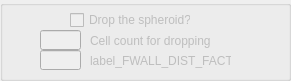
           <widget class="QGroupBox" name="groupBox_drop">
            <property name="enabled">
             <bool>false</bool>
            </property>
            <property name="geometry">
             <rect>
              <x>330</x>
              <y>300</y>
              <width>291</width>
              <height>81</height>
             </rect>
            </property>
            <property name="title">
             <string/>
            </property>
            <widget class="QMyCheckBox" name="cbox_USE_DROP">
             <property name="geometry">
              <rect>
               <x>70</x>
               <y>10</y>
               <width>121</width>
               <height>20</height>
              </rect>
             </property>
             <property name="layoutDirection">
              <enum>Qt::LeftToRight</enum>
             </property>
             <property name="text">
              <string>Drop the spheroid?</string>
             </property>
            </widget>
            <widget class="QLineEdit" name="line_NDROP">
             <property name="geometry">
              <rect>
               <x>40</x>
               <y>30</y>
               <width>41</width>
               <height>20</height>
              </rect>
             </property>
            </widget>
            <widget class="QMyLabel" name="label_NDROP">
             <property name="geometry">
              <rect>
               <x>90</x>
               <y>30</y>
               <width>121</width>
               <height>21</height>
              </rect>
             </property>
             <property name="text">
              <string>Cell count for dropping</string>
             </property>
            </widget>
            <widget class="QLineEdit" name="line_FWALL_DIST_FACTOR">
             <property name="geometry">
              <rect>
               <x>40</x>
               <y>50</y>
               <width>41</width>
               <height>20</height>
              </rect>
             </property>
            </widget>
            <widget class="QMyLabel" name="label_FWALL_DIST_FACTOR">
             <property name="geometry">
              <rect>
               <x>90</x>
               <y>50</y>
               <width>141</width>
               <height>21</height>
              </rect>
             </property>
             <property name="text">
              <string>label_FWALL_DIST_FACTOR</string>
             </property>
            </widget>
           </widget>
